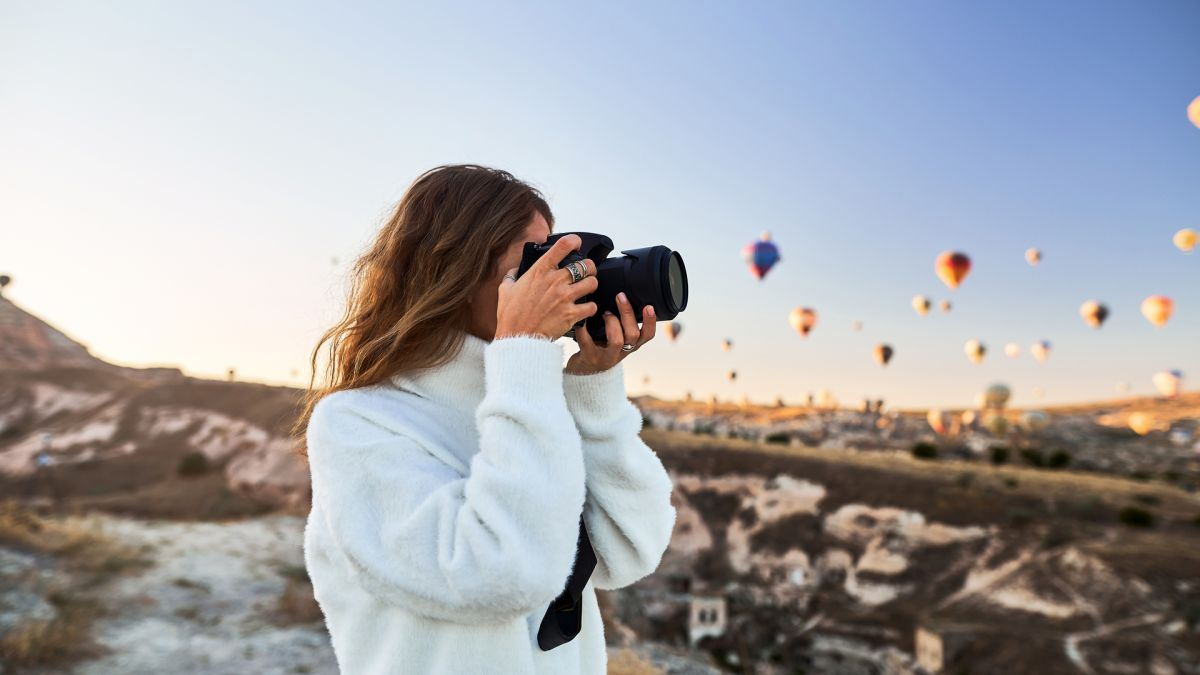
//> input picture girl.jpg, 1200 x 675 px
$ ./sketch   (built with g++ and OpenCV 4)
//> lines starting //> are read from the running program, lines starting //| are printed output that depends on the picture
#include<opencv2/imgproc/imgproc.hpp>
#include<opencv2/highgui/highgui.hpp>

using namespace cv;
using namespace std;

int main(){

    //Read input image
    Mat image = imread("/home/ravina/sample/girl.jpg");
//> image is the input picture: 675 rows x 1200 cols, CV_8UC3; mean B, G, R 169.7, 166.3, 166.7

    //check if images exists
    if(image.empty()){
       // std::cout<<"can not find image"<<endl;
        return 0;
    }

    //create variable to store output image
    Mat output;

    //convert to gray scale
    Mat grayImage;
    cvtColor(image, grayImage, COLOR_BGR2GRAY);
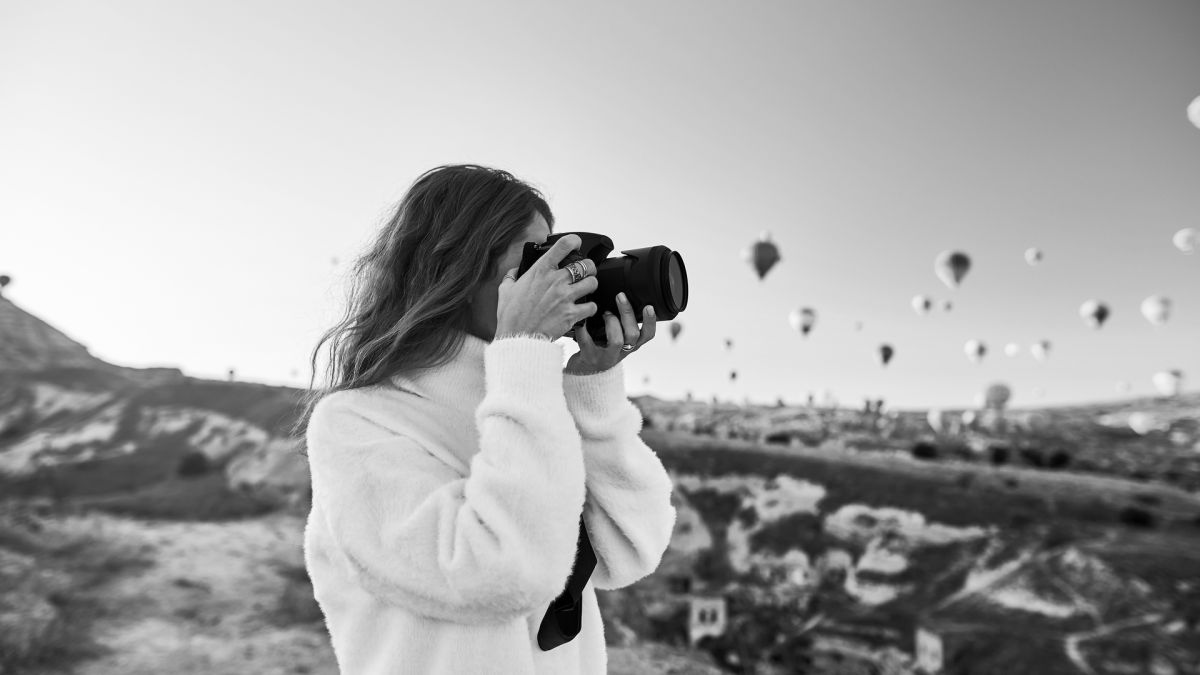
//> grayImage: 675 rows x 1200 cols, CV_8UC1; min 0, max 255, mean 166.8

    //invert the gray image
    Mat grayImageInv = 255 - grayImage;
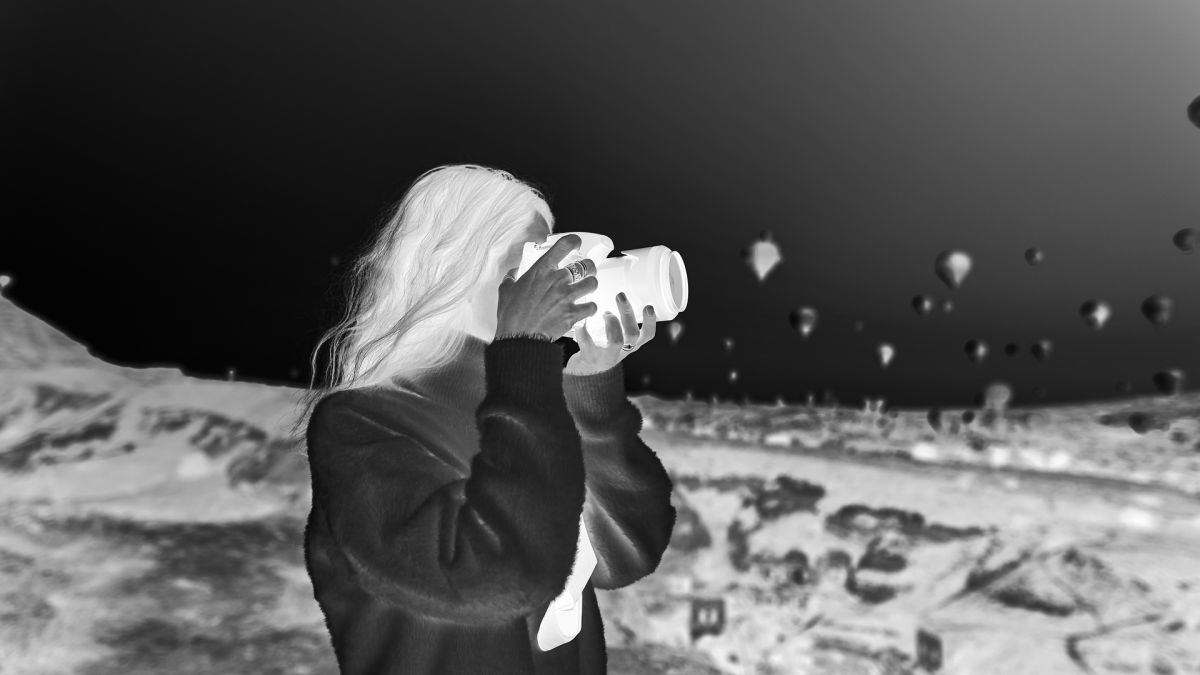
//> grayImageInv: 675 rows x 1200 cols, CV_8UC1; min 0, max 255, mean 88.2

    //apply gaussian blur
    GaussianBlur(grayImageInv, grayImageInv, Size(21, 21), 0);
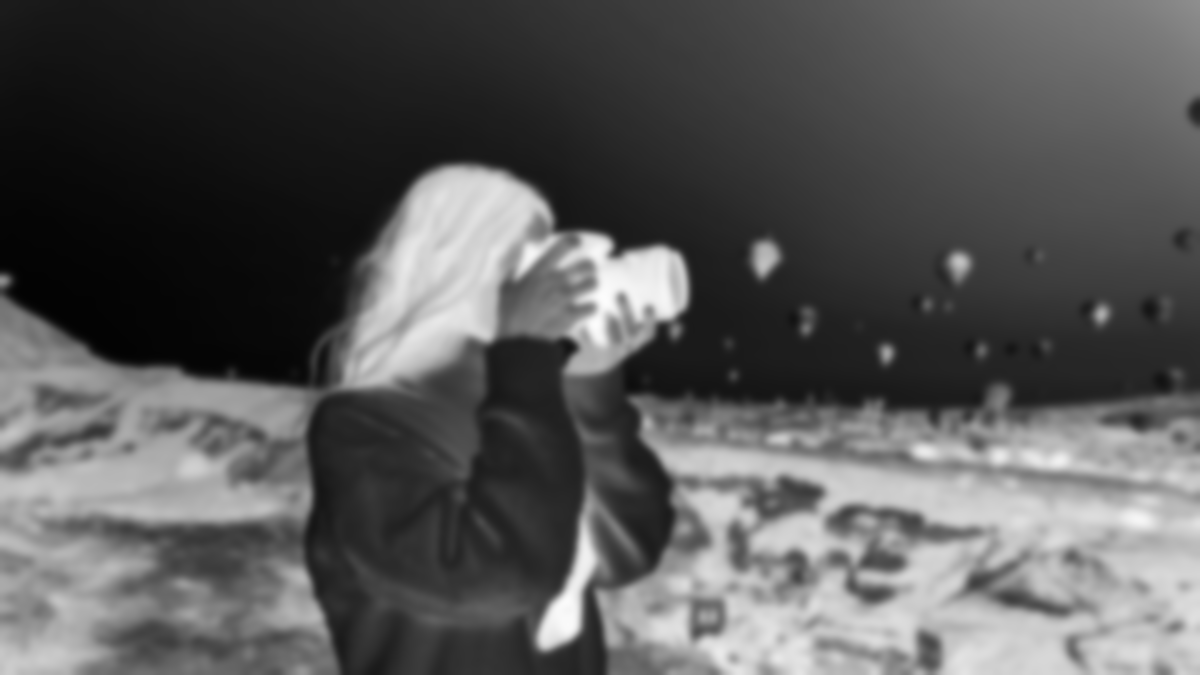
//> grayImageInv: 675 rows x 1200 cols, CV_8UC1; min 3, max 252, mean 88.2

    //blend using color dodge
    divide(grayImage, 255-grayImageInv, output, 256.0);
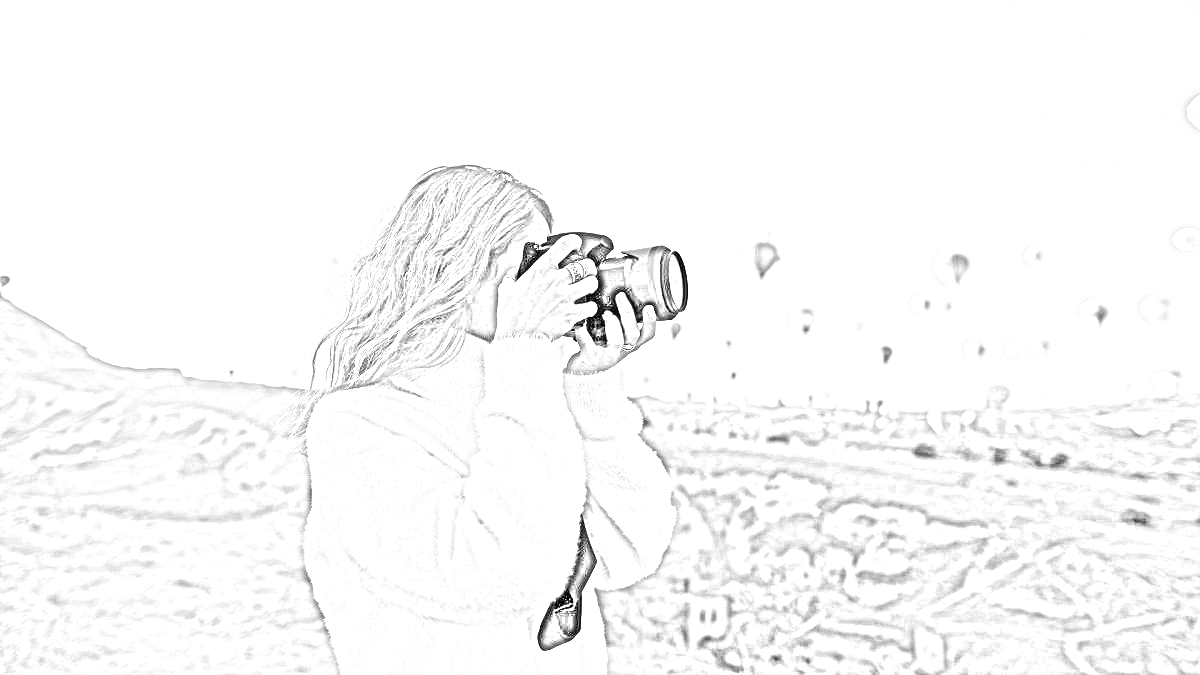
//> output: 675 rows x 1200 cols, CV_8UC1; min 0, max 255, mean 248.9

    //create windows to display images
    namedWindow("image", WINDOW_AUTOSIZE);
    namedWindow("pencilsketch", WINDOW_AUTOSIZE);

    //display images
    imshow("image", image);
    imshow("pencilsketch", output);

    //press esc to exit the program
    waitKey(0);

    //close all the opened windows
    destroyAllWindows();

    return 0;
}

$ run again, with tom.png saved as girl.jpg
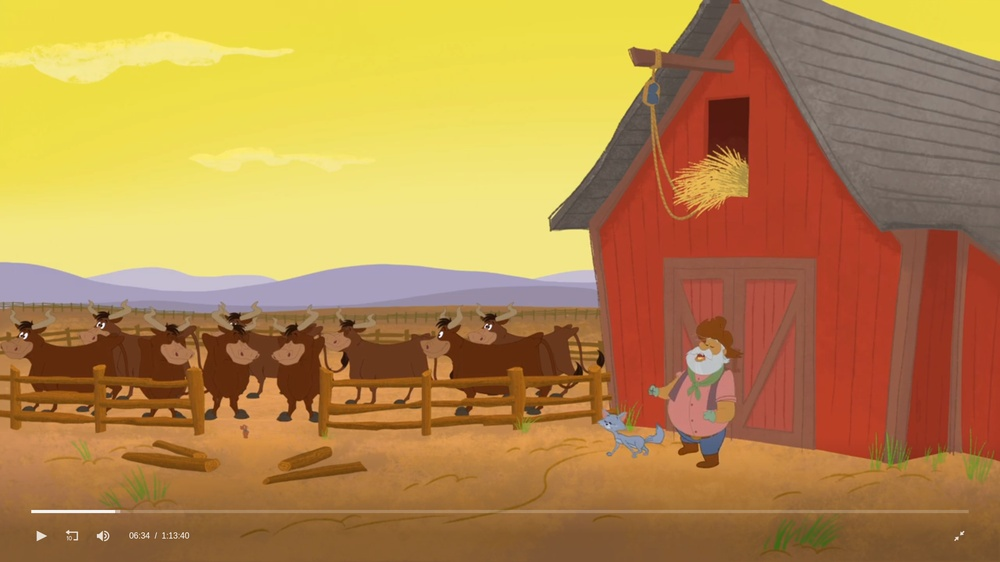
//> input picture tom.png, 1000 x 562 px, shrunk from 1920 x 1080 before the run
//> image is the input picture: 562 rows x 1000 cols, CV_8UC3; mean B, G, R 75.4, 137.3, 180.2
//> `GaussianBlur(grayImageInv, grayImageInv, Size(21, 21), 0);`:
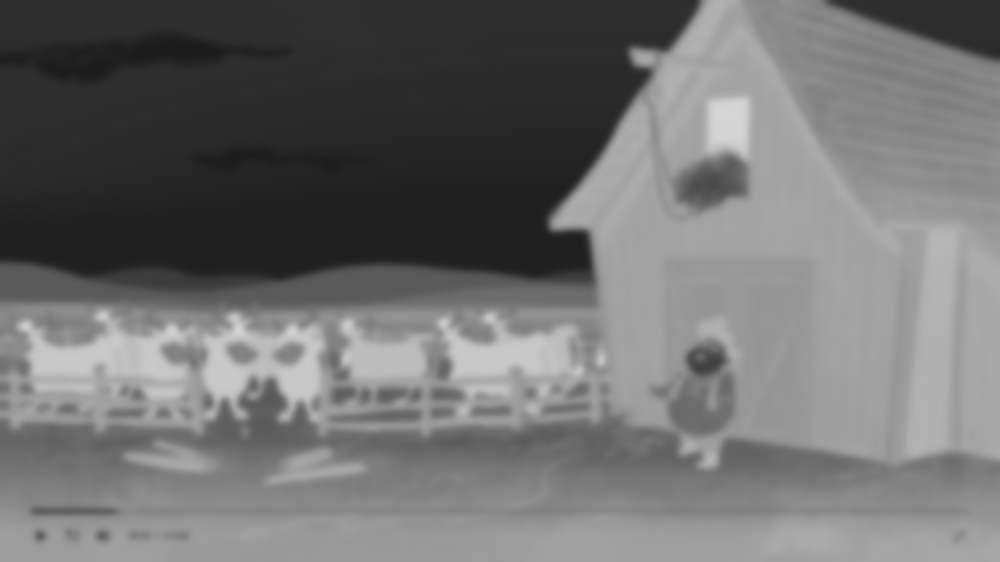
//> grayImageInv: 562 rows x 1000 cols, CV_8UC1; min 28, max 213, mean 111.9
//> `divide(grayImage, 255-grayImageInv, output, 256.0);`:
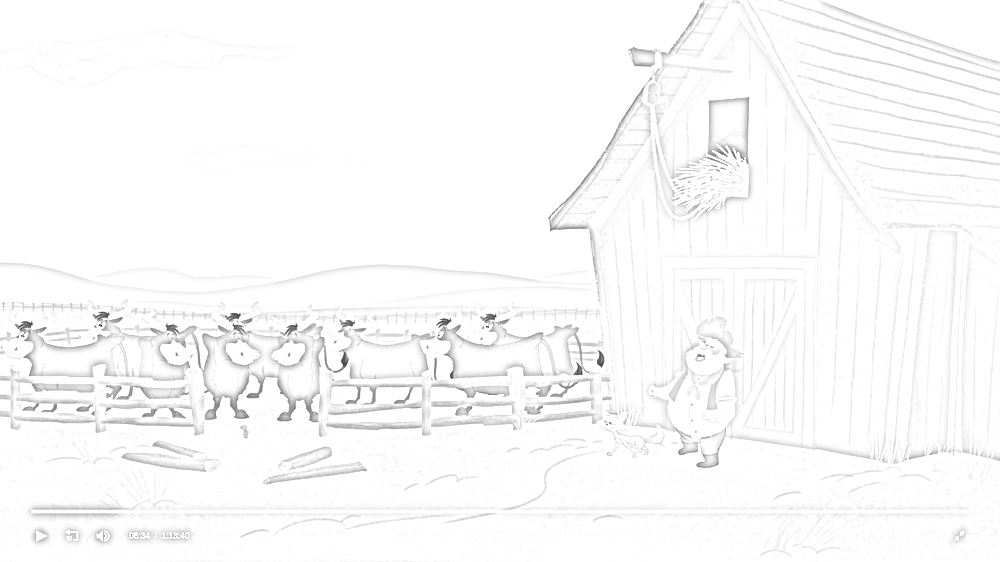
//> output: 562 rows x 1000 cols, CV_8UC1; min 35, max 255, mean 250.1
